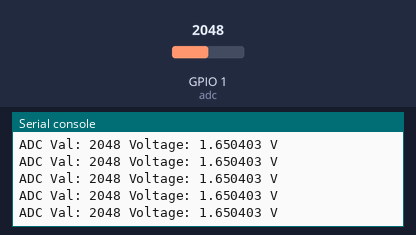
Recording of a program running on a simulated ESP32 board running MicroPython. On the bench: the last lines printed to the serial console. Inputs (shaded band) come from the test bench; at power-on: GPIO 1 (adc) = 2048 (analog values on the 0–4095 scale).

Above: at 1.2 s.
1.3 s: GPIO 1 (adc) set to 2866
At 1.31 s:
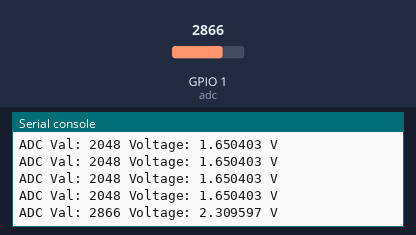
2.8 s: GPIO 1 (adc) set to 3603
At 2.82 s:
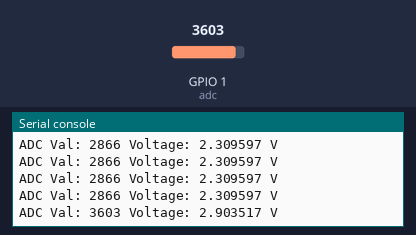
Timing chart, 0 to 5.8 s (numbered marks = the images above; inputs shaded):
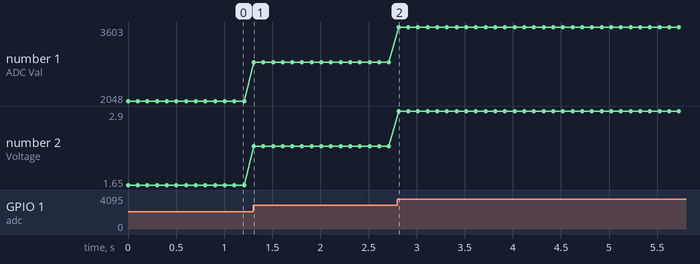

Measured:
- after the input at 1.3 s, the serial console: prints a new line at once (image 1)
- after the input at 2.8 s, the serial console: prints a new line at once (image 2)
- plotted number 1: 2048 → 2866 after the input at 1.3 s, 2866 → 3603 after the input at 2.8 s
- plotted number 2: 1.65 → 2.31 after the input at 1.3 s, 2.31 → 2.9 after the input at 2.8 s

The program:

AnalogRead.py
```python
from machine import ADC,Pin
import time

adc=ADC(Pin(1))
adc.atten(ADC.ATTN_11DB)
adc.width(ADC.WIDTH_12BIT)

try:
    while True:
        adcVal=adc.read()
        voltage = adcVal / 4095.0 * 3.3
        print("ADC Val:",adcVal,"Voltage:",voltage,"V")
        time.sleep_ms(100)
except:
    pass
```
